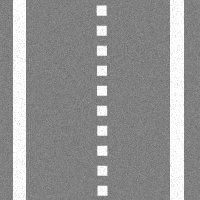
//> input picture grade_1/Media_C/ADVANCE5_1/road.png, 200 x 200 px
$ ./ex2-splitMerge ../../../grade_1/Media_C/ADVANCE5_1/road.png   (built with g++ and OpenCV 4)
//> lines starting //> are read from the running program, lines starting //| are printed output that depends on the picture
#include <iostream>
#include <opencv2/opencv.hpp>

using namespace std;
//画像ファイルの表示
void readImage(string filename = "sample.jpg") {
    cv::Mat inputImage = cv::imread(filename); //画像の読み込み
//> inputImage is the input picture: 200 rows x 200 cols, CV_8UC3; min 102, max 255, mean 147.6
    cv::Mat outputImage;
    cv::Mat matArray[3];
    if(inputImage.empty()) //画像が正しく読み込めたのかを確認
    {
        cout << "画像ファイルを読み込めませんでした．" << endl;
        return;
    }
    cv::imshow("Input", inputImage);
    cv::split(inputImage, matArray);
    cv::Mat temp = matArray[1];
    matArray[1] = ~matArray[2];
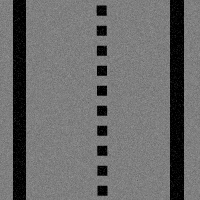
//> matArray[1]: 200 rows x 200 cols, CV_8UC1; min 0, max 153, mean 107.4
    matArray[2] = ~matArray[0];
    matArray[0] = ~temp;

    cv::merge(matArray, 3, outputImage);
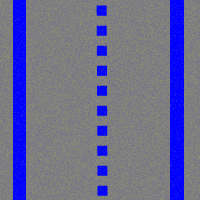
//> outputImage: 200 rows x 200 cols, CV_8UC3; mean B, G, R 147.6, 107.4, 107.4
    cv::imshow("Output", outputImage);
    cv::waitKey(); //入力があるまで待機
}
int main(int argc, char **argv) {
    if(argc < 2) {
        readImage("sample.jpg"); //引数省略時のdefault設定
    } else {
        readImage(argv[1]);
    }
    return 0;
}
